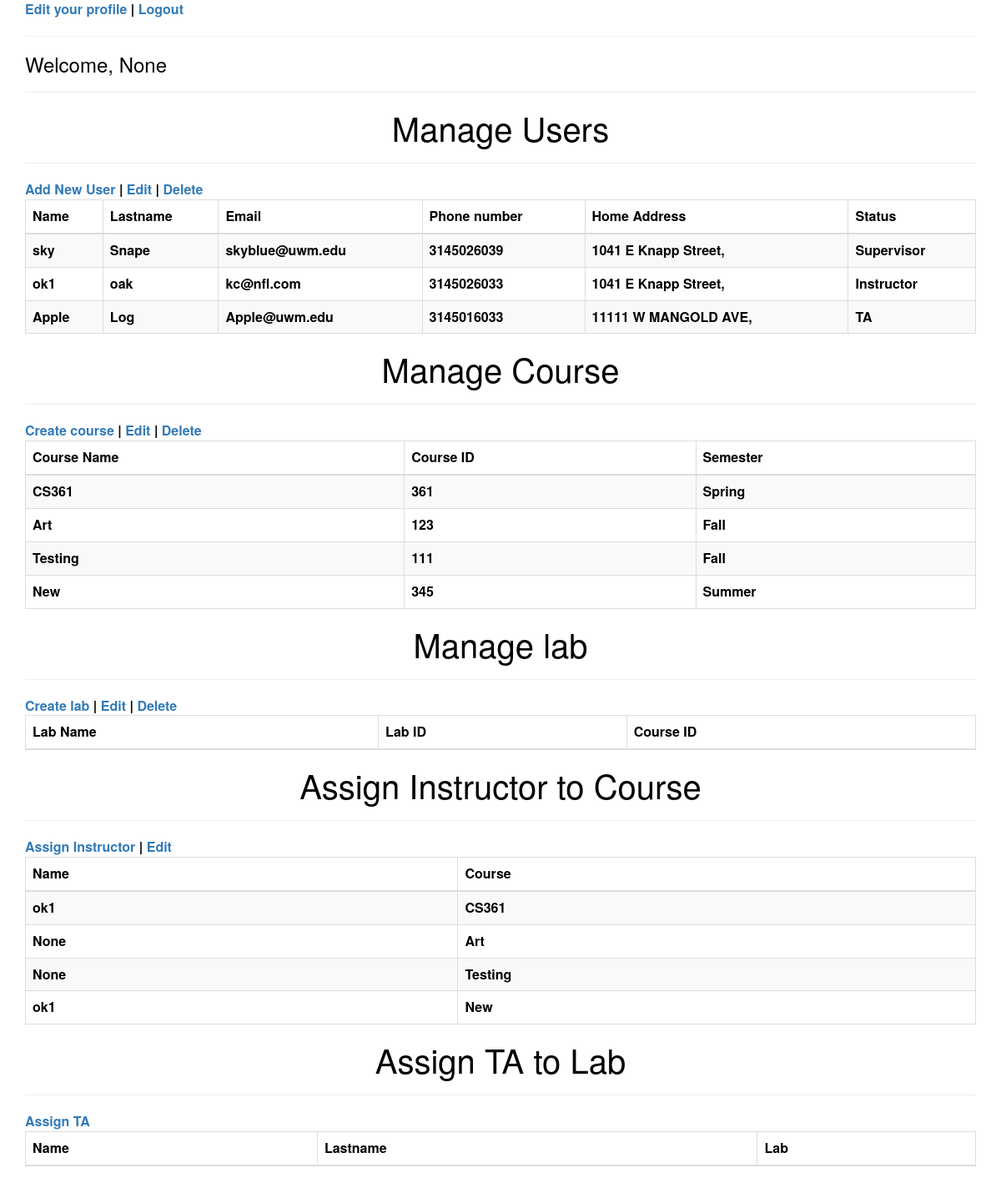
The app's page /supervisor/, older data.
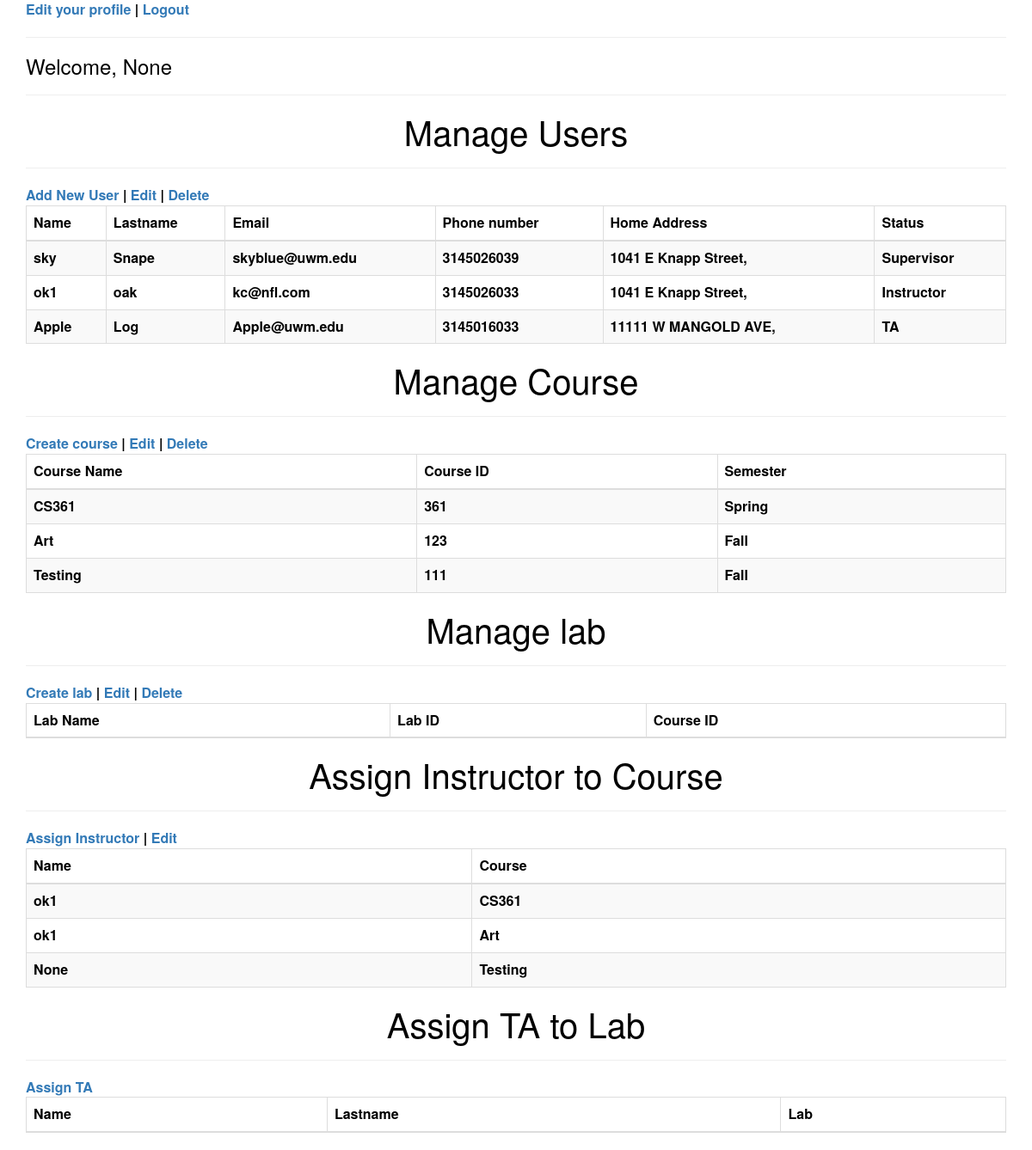
The same page, newer data.
### TA_Scheduler/models.py (models this page shows)
class Account(models.Model):
    name = models.CharField(max_length=20, null=True)
    lastname = models.CharField(max_length=20, null=True)
    email = models.EmailField(max_length=254, null=True)
    phone_number = models.IntegerField(null=True)
    home_address = models.CharField(max_length=100, null=True)
    password = models.CharField(max_length=20, default="123")
    status = models.CharField(max_length=20, null=True)

class Course(models.Model):
    name = models.CharField(max_length=30)
    cId = models.IntegerField(null=True)
    semester = models.CharField(max_length=20, null=True)
    instructor_name = models.CharField(max_length=20, null=True)

### TA_Scheduler/views.py (the view)
# urls.py: path('supervisor/', AdminView.as_view(), name='supervisor'),
class AdminView(View):
    def get(self, request):
        return render(request, 'AdminP.html', {"accounts": Account.objects.all(),
                                               "courses": Course.objects.all(),
                                               "labs": Lab.objects.all(),
                                               "name": request.session.get("username")})

### templates/AdminP.html (shortened to what this page needs)
<!DOCTYPE html>
<html>
<head>
	<link rel="stylesheet" href="https://maxcdn.bootstrapcdn.com/bootstrap/3.3.5/css/bootstrap.min.css">
</head>
<body>
<div class="container">
	<a href="/edit_personal">Edit your profile</a> | <a href="/">Logout</a>
	<hr>
	<h3>Welcome, {{name}} </h3>
	<hr>
    <h4>Manage Users</h4>
	<hr>
	<a href="/newAccount">Add New User</a> | <a href="">Edit</a> | <a href="/delete_account">Delete</a>
	<table class="table class table-bordered table-striped table-hovered">
		<thead>
			<tr>
				<th>Name</th>
                <th>Lastname</th>
				<th>Email</th>
				<th>Phone number</th>
				<th>Home Address</th>
				<th>Status</th>
			</tr>
		</thead>
        <tbody>
            {%for user in accounts %}
            <tr>
				    <td>{{user.name}}</td>
				    <td>{{user.lastname }}</td>
				    <td>{{user.email}}</td>
				    <td>{{user.phone_number}}</td>
                    <td>{{user.home_address}}</td>
                    <td>{{user.status}}</td>
            </tr>
            {%endfor%}
        </tbody>
	</table>
    <h4>Manage Course</h4>
	<hr>
	<a href="/courses">Create course</a> | <a href="">Edit</a> | <a href="/delete_course">Delete</a>
	<table class="table class table-bordered table-striped table-hovered">
		<thead>
			<tr>
				<th>Course Name</th>
                <th>Course ID</th>
				<th>Semester</th>
			</tr>
		</thead>
		<tbody>
		{% for course in courses %}
			<tr>
                <td>{{course.name}}</td>
                <td>{{course.cId}}</td>
                <td>{{course.semester}}</td>
			</tr>
			{%endfor%}
		</tbody>
	</table>
    <h4>Manage lab</h4>
	<hr>
	<a href="/labs">Create lab</a> | <a href="">Edit</a> | <a href="">Delete</a>
	<table class="table class table-bordered table-striped table-hovered">
		<thead>
			<tr>
				<th>Lab Name</th>
                <th>Lab ID</th>
				<th>Course ID</th>
			</tr>
		</thead>
	</table>
    <h4>Assign Instructor to Course</h4>
	<hr>
	<a href="/assign_instructor_to_course">Assign Instructor</a> | <a href="">Edit</a>
	<table class="table class table-bordered table-striped table-hovered">
		<thead>
			<tr>
				<th>Name</th>
				<th>Course</th>
			</tr>
		</thead>
		<tbody>
		{% for course in courses %}
			<tr>
				<td>{{course.instructor_name}}</td>
				<td>{{course.name}}</td>
			</tr>
        {%endfor%}
		</tbody>
	</table>
    <h4>Assign TA to Lab</h4>
	<hr>
	<a href="/assign_ta_to_lab">Assign TA</a>
	<table class="table class table-bordered table-striped table-hovered">
		<thead>
			<tr>
				<th>Name</th>
                <th>Lastname</th>
				<th>Lab</th>
			</tr>
		</thead>
	</table>
</div>
</body>
</html>

### templates/AdminP.html (style rules this page uses)
body { color:black; font-size:16px; font-weight:bold; background-image: url("http://www.estidia.eu/wp-content/uploads/2018/04/Savin-NY-Website-Background-Web.jpg"); background-size:cover; }
h4 { text-align:center; font-size: 40px; }

Row changes from the older to the newer data that the page shows:
removed Course: name "New", cId "345", semester "Summer", instructor_name "ok1"
changed Course "Art": instructor_name "None" → "ok1"
